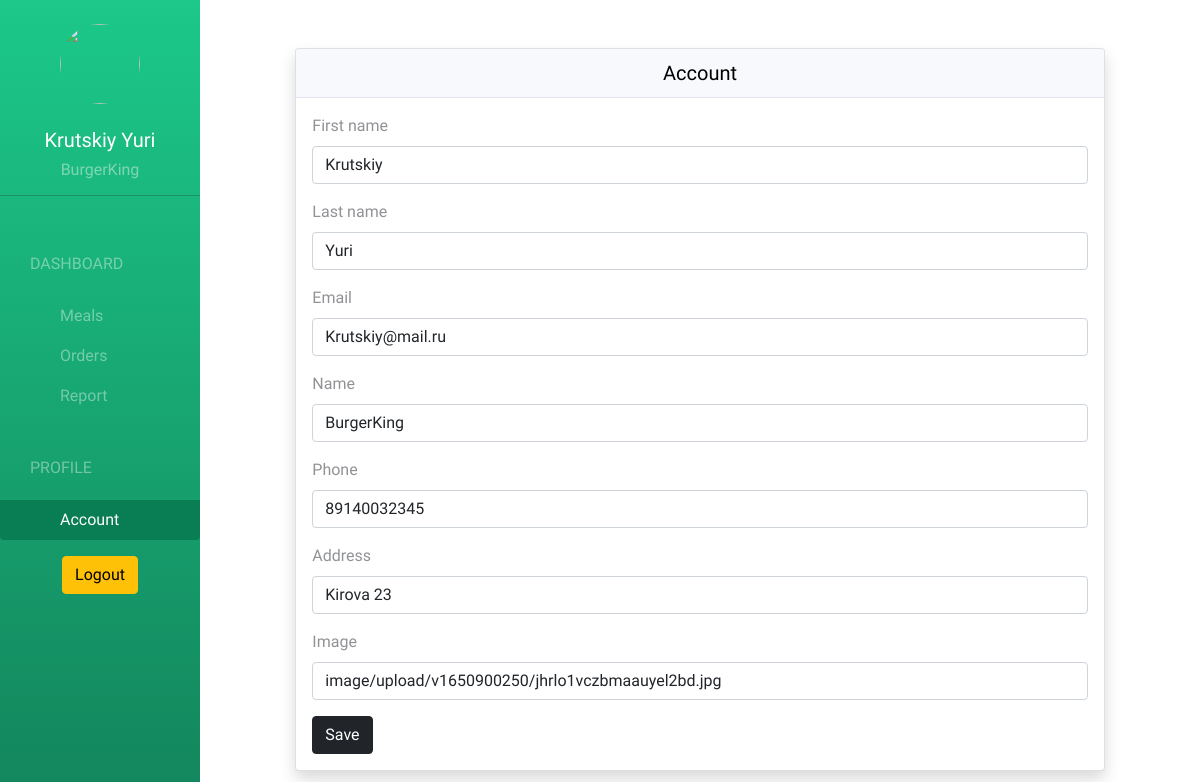
Before: /restaurant/account/ (signed in) with the older database file.
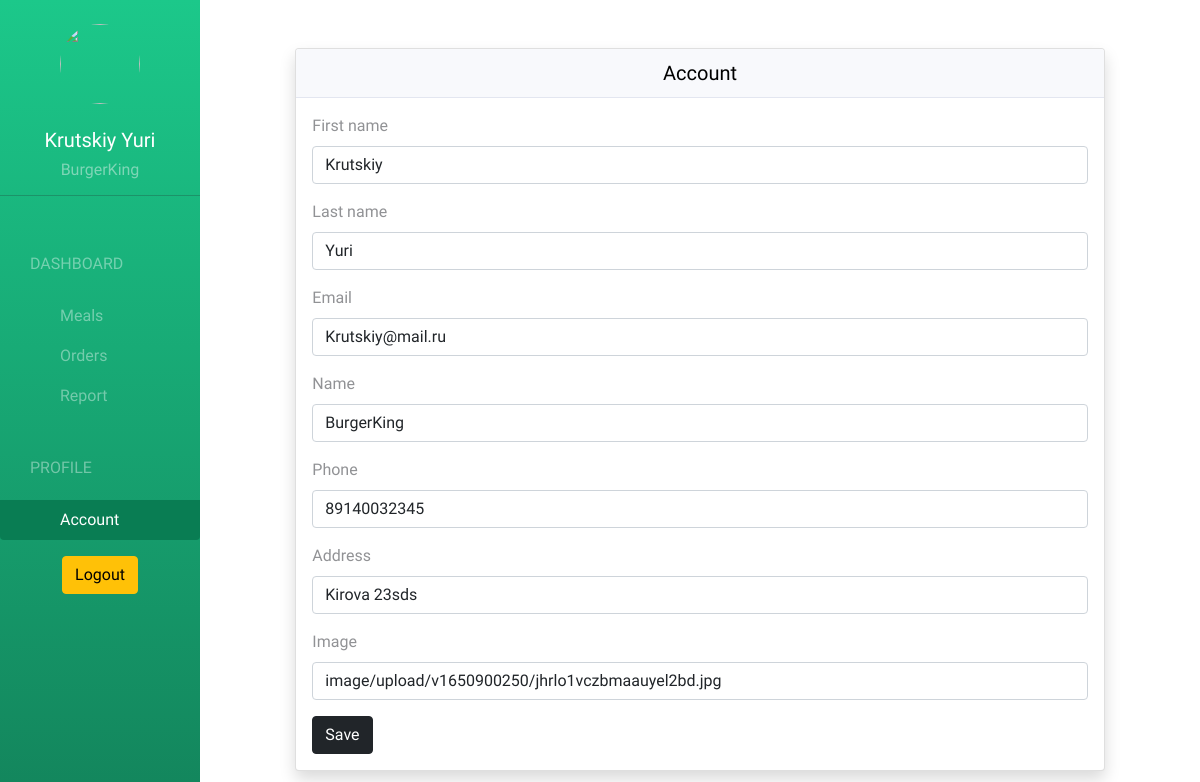
After: the same page with the newer database file.
### coreapp/models.py (models this page shows, shortened)
class Restaurant (models.Model):
    user = models.OneToOneField(User, on_delete=models.CASCADE, related_name='restaurant')
    name = models.CharField(max_length=255)
    phone = models.CharField(max_length=255)
    address = models.CharField(max_length=255)
    logo = CloudinaryField('image')

### coreapp/views.py (the view)
# urls.py: path('restaurant/account/', views.restaurant_account, name='restaurant_account'),
@login_required(login_url='/restaurant/sign_in/')
def restaurant_account(request):
    if request.method == "POST":
        account_form = AccountForm(request.POST, instance=request.user)
        restaurant_form = RestaurantForm(request.POST, instance=request.user.restaurant)
        if account_form.is_valid() and restaurant_form.is_valid():
            account_form.save()
            restaurant_form.save()
    account_form = AccountForm(instance=request.user)
    restaurant_form = RestaurantForm(instance=request.user.restaurant)
    return render(request, 'restaurant/account.html', {
        "account_form": account_form,
        "restaurant_form": restaurant_form
    })

### coreapp/forms.py
class AccountForm(forms.ModelForm):
    email = forms.CharField(max_length=100, required=True)
    class Meta:
        model = User
        fields = ("first_name", "last_name", "email")

class RestaurantForm(forms.ModelForm):
    class Meta:
        model = Restaurant
        fields = ("name", "phone", "address", "logo")

### coreapp/templates/restaurant/account.html (shortened to what this page needs)
{% extends 'restaurant/base.html' %}
{% load bootstrap5 %}
{% block body %}
<div class="row">
    <div class="col-md-10 offset-md-1">
        <div class="card shadow text-white mb-3 mt-5">
            <div class="card-header text-center">
                <h5 class="m-0 font-weight-bold text-black">Account</h5>
            </div>
            <div class="card-body">
                <form action="" method="post" enctype="multipart/form-data">
                    {% bootstrap_form account_form %}
                    {% bootstrap_form restaurant_form %}
                    <button type="submit" class="btn btn-dark float-right">Save</button>
                </form>
            </div>
        </div>
    </div>
</div>
{% endblock %}

### coreapp/templates/restaurant/base.html
{% extends 'restaurant/layout.html' %}
{% block sidebar %}
{% url 'restaurant_meal' as restaurant_meal_url %}
{% url 'restaurant_order' as restaurant_order_url %}
{% url 'restaurant_report' as restaurant_report_url %}
{% url 'restaurant_account' as restaurant_account_url %}
<div class="text-center mt-4">
    <img src="{{ request.user.restaurant.logo.url }}" class="rounded-circle" width="80" height="80" alt="">
    <br><br>
    <h5>{{ request.user.get_full_name }}</h5>
    <h6>{{ request.user.restaurant.name }}</h6>
</div>
<hr>
<div class="list-group">
    <span class="text-uppercase">Dashboard</span>
<a href="{% url 'restaurant_meal' %}"
    class="list-group-item {% if request.path == restaurant_meal_url %} active {% endif %}">Meals</a>
<a href="{% url 'restaurant_order' %}"
    class="list-group-item {% if request.path == restaurant_order_url %} active {% endif %}">Orders</a>
<a href="{% url 'restaurant_report' %}"
    class="list-group-item {% if request.path == restaurant_report_url %} active {% endif %}">Report</a>
<span class="text-uppercase">Profile</span>
<a href="{% url 'restaurant_account' %}"
    class="list-group-item {% if request.path == restaurant_account_url %} active {% endif %}">Account</a>
</div>
<div class="text-center my-3 mx-3">
<a href="{% url 'restaurant_sign_out' %}" class="btn btn-warning btn-block">Logout</a>
</div>
{% endblock %}

### coreapp/templates/restaurant/layout.html (shortened to what this page needs)
{% load static %}
<!DOCTYPE html>
<html>
    <head>
        <link href="https://cdn.jsdelivr.net/npm/bootstrap@5.1.3/dist/css/bootstrap.min.css" rel="stylesheet">
        <link rel="stylesheet" href="{% static 'css/styles.css' %}">
    </head>
    <body>
        <div class="container-fluid">
           <div class="row">
               <div class="col-md-2 sidebar">
                    {% block sidebar %}
                    {% endblock %}
               </div>
               <div class="col-md-10 offset-md-2 content">
                    {% block body %}
                    {% endblock %}
               </div>
           </div>
        </div>
    </body>
</html>

### coreapp/static/css/styles.css (style rules this page uses)
body { font-family: "Valera Round", "Helvetica Neue", "Helvetica", "Arial", sans-serif; }
.sidebar { height: 100vh; position: fixed; top: 0; left: 0; padding: 0; background-color: #1cc88a; background-image: linear-gradient(180deg, #1cc88a, #13855c 100%); background-size: cover; overflow: auto; }
.sidebar > div:first-child { font-weight: bold; color: white; }
.sidebar > div:first-child > h6 { color: #f8f8f873; }
.sidebar .list-group > span { color: #ffffff66; display: block; margin-top: 20px; padding: 20px 30px; font-size: 16px; font-weight: 300; }
.sidebar .list-group .list-group-item { background-color: transparent; color: #ffffff66; border: 0; padding-left: 60px; padding-right: 30px; }
.sidebar .list-group .list-group-item.active, .sidebar .list-group .list-group-item.focus, .sidebar .list-group .list-group-item.hover { background-color: #097d53; color: white; }
.card-header { padding: 0.75rem 1.25rem; margin-bottom: 0; background-color: #f8f9fc; border-bottom: 1px solid #e3e6f0; }
.card-body { color: #919295; }
.text-black { color: black ; }

Changed rows visible on the page:
changed Restaurant "BurgerKing": address "Kirova 23" → "Kirova 23sds"
